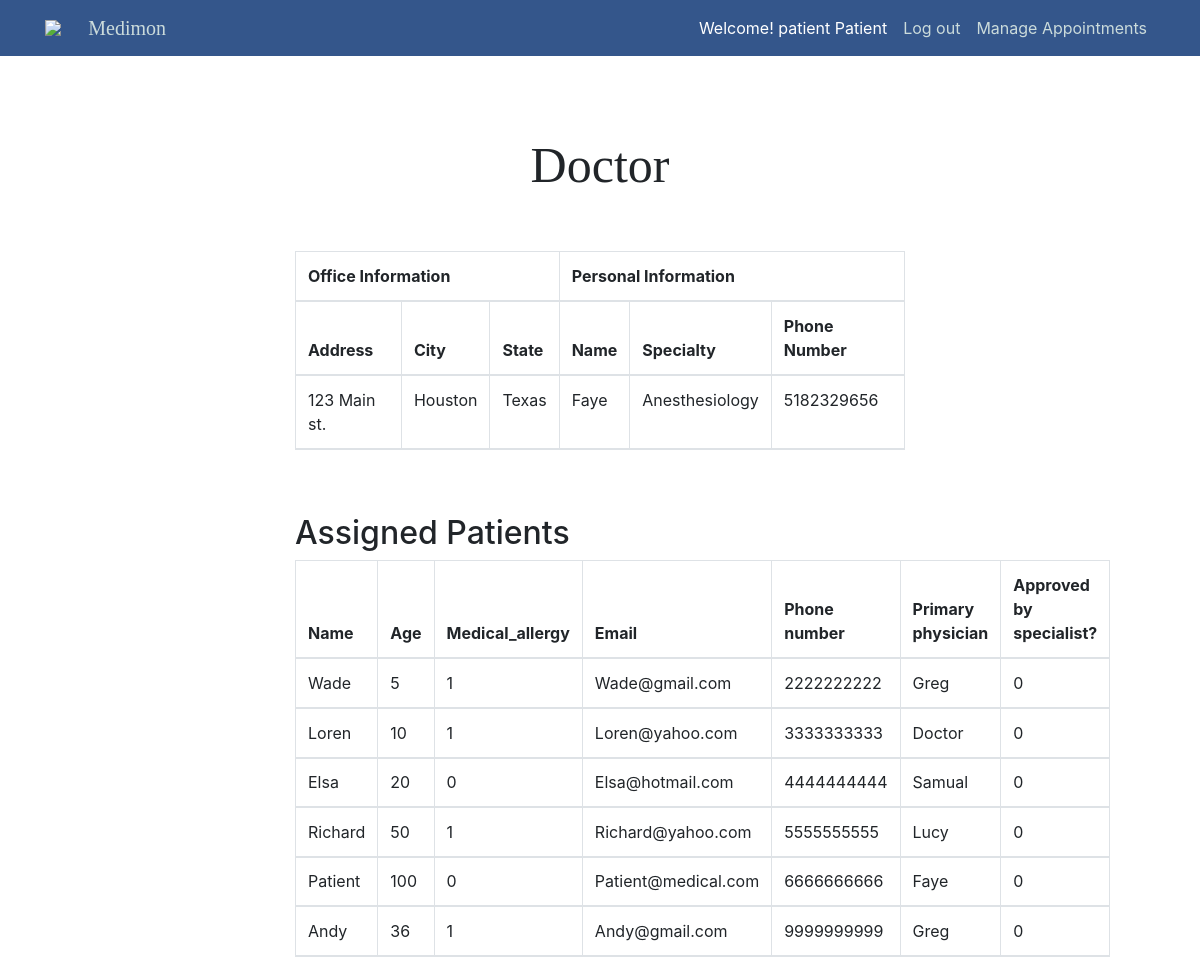
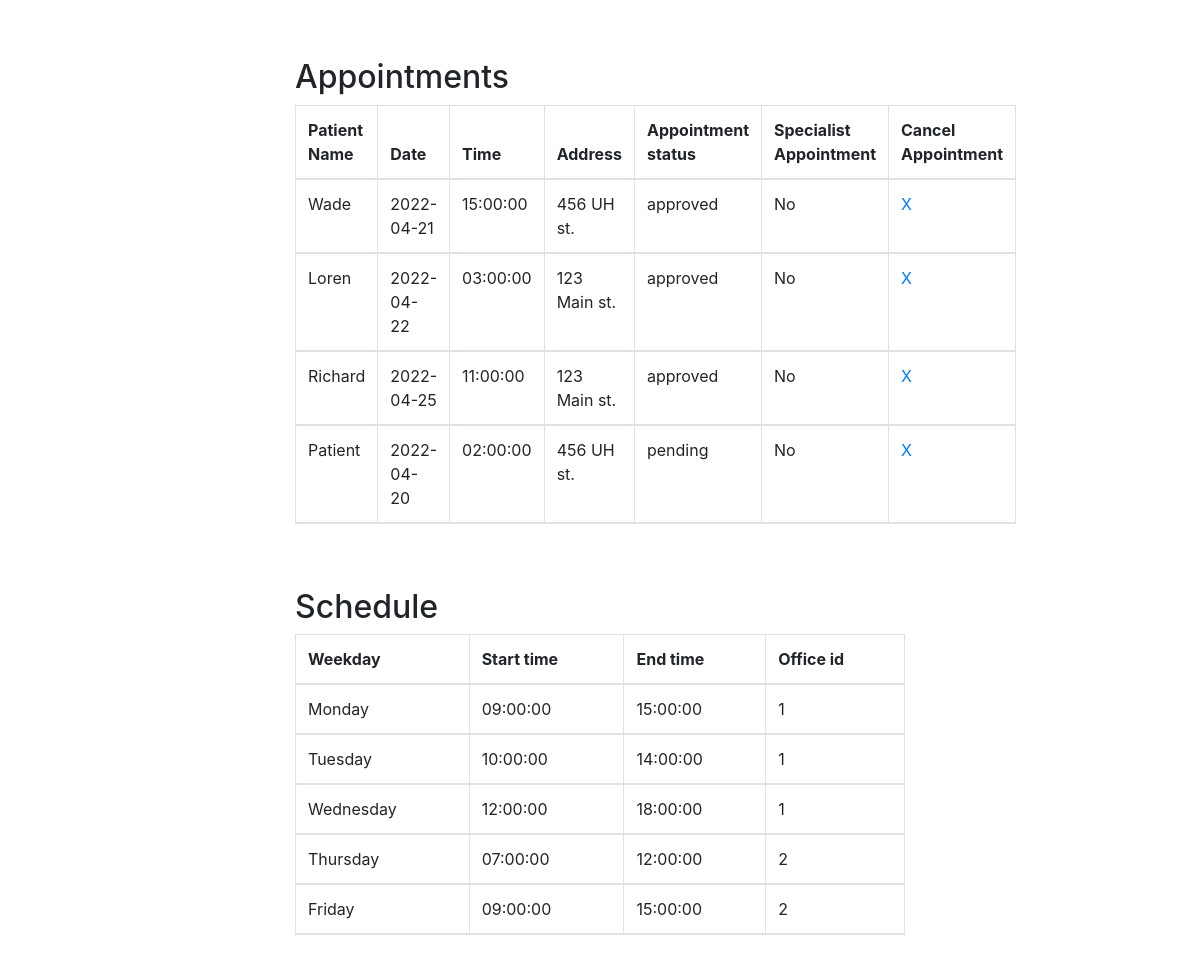
The page /doctorPages/doctorPage.php (signed in) on the database its author committed (2 pictures, top to bottom).
### tables this page shows
CREATE TABLE DOCTOR (
    Doctor_id      INT AUTO_INCREMENT,
    Office_id      INT,
    Speciality     VARCHAR(30),
    Name           VARCHAR(20),
    Password       VARCHAR(255) NOT NULL,
    Phone_number   CHAR(10) UNIQUE,
    PRIMARY KEY (Doctor_id),
    FOREIGN KEY (Office_id) REFERENCES OFFICE(Office_id) ON DELETE SET NULL
);

CREATE TABLE OFFICE (
    Office_id    INT AUTO_INCREMENT,
    Address      VARCHAR(30),
    City         VARCHAR(15),
    State        VARCHAR(15),
    Phone_number CHAR(10) UNIQUE,
    Open_time    TIME NOT NULL,
    Close_time   TIME NOT NULL,
    PRIMARY KEY  (Office_id)
);

CREATE TABLE PATIENT (
    Patient_id           INT AUTO_INCREMENT,
    Primary_physician_id INT,
    Specialist_approved  BOOLEAN,
    Specialist_check VARCHAR(8) NOT NULL DEFAULT "NA",
    Name                 VARCHAR(20) NOT NULL,
    Password             VARCHAR(255) NOT NULL,
    Phone_number         CHAR(10) UNIQUE NOT NULL,
    Email                VARCHAR(254) UNIQUE,
    Age                  INT,
    Medical_allergy      BOOLEAN NOT NULL DEFAULT false,
    Medical_Al_Description VARCHAR(100),
    PRIMARY KEY (Patient_id),
    FOREIGN KEY (Primary_physician_id) REFERENCES DOCTOR(Doctor_id) ON DELETE SET NULL
);

CREATE TABLE APPOINTMENT (
    Appointment_id        INT AUTO_INCREMENT,
    Patient_id            INT,
    Doctor_id             INT NOT NULL,
    Office_id             INT NOT NULL,
    Appointment_status_id INT NOT NULL DEFAULT 0,
    Appointment_status    VARCHAR(12) NOT NULL,
    Date                  DATE NOT NULL,
    Slotted_time          TIME NOT NULL,
    Specialist_status     BOOLEAN NOT NULL,
    PRIMARY KEY (Appointment_id),
    FOREIGN KEY (Patient_id) REFERENCES PATIENT(Patient_id) ON DELETE CASCADE,
    FOREIGN KEY (Doctor_id) REFERENCES DOCTOR(Doctor_id) ON DELETE CASCADE,
    FOREIGN KEY (Office_id) REFERENCES OFFICE(Office_id) ON DELETE CASCADE
);

CREATE TABLE WORK_INFO (
    Doctor_id  INT NOT NULL,
    Office_id  INT NOT NULL,
    Weekday    VARCHAR(10) CHECK(Weekday IN('Monday', 'Tuesday', 'Wednesday', 'Thursday', 'Friday', 'Saturday', 'Sunday')),
    Start_time TIME NOT NULL,
    End_time   TIME NOT NULL,
    PRIMARY    KEY (Doctor_id, Weekday),
    FOREIGN    KEY (Doctor_id) REFERENCES DOCTOR(Doctor_id) ON DELETE CASCADE
);

### doctorPages/doctorPage.php (the view, shortened to what this page needs)
<?php
require_once "../php/config.php";
$id = $_SESSION["id"];
$sql = "SELECT O.Address, O.City, O.State, D.Name, D.Speciality, D.Phone_number FROM DOCTOR AS D LEFT JOIN OFFICE AS O ON D.Office_id = O.Office_id WHERE Doctor_id = '$id'";
$result = mysqli_query($db, $sql);
$tableResult = "";
if ($result->num_rows > 0) {
  $tableResult = "<tr>";
  while($row = $result-> fetch_assoc()) {
    $spec = $row['Speciality'];
    $tableResult .= "<td>" . $row["Address"] . "</td><td>" . $row["City"] . "</td><td>" . $row["State"] . "</td><td>" . $row["Name"] . "</td><td>" . $spec .  "</td><td>" . $row["Phone_number"] . "</td>";
  }
  $tableResult .= "</tr>";
}
$sql = "SELECT P.Name, P.Age, P.Medical_allergy, P.Email, P.Phone_number, D.Name AS Doctor_name, P.Specialist_approved FROM PATIENT AS P
LEFT JOIN DOCTOR AS D
ON P.Primary_physician_id = D.Doctor_id;";
$result = mysqli_query($db, $sql);
$PtableResult = "";
if ($result->num_rows > 0) {
  while($row = $result-> fetch_assoc()) {
    $PtableResult .= "<tr>". "<td>" . $row["Name"] . "</td><td>"  . $row["Age"] . "</td><td>" . $row["Medical_allergy"] . "</td><td>" . $row["Email"] . "</td><td>" . $row["Phone_number"] . "</td><td>" . $row["Doctor_name"] . "</td><td>" . $row["Specialist_approved"] . "</td>". "<tr>";
  }
}
$sql = "SELECT P.Name AS Patient_name, A.Appointment_id, A.Date, A.Slotted_time, O.Address, A.Appointment_status, Specialist_status FROM APPOINTMENT AS A
LEFt JOIN OFFICE AS O ON A.Office_id = O.Office_id
LEFT JOIN PATIENT AS P ON P.Patient_id = A.Patient_id
LEFT JOIN DOCTOR AS D ON D.Doctor_id = A.Doctor_id
WHERE A.Doctor_id = '$id';";
$result = mysqli_query($db, $sql);
$APtableResult = "";
if ($result->num_rows > 0) {
  while($row = $result-> fetch_assoc()) {
    $approved = 'No';
    $APtableResult .= "<tr>". "<td>" . $row["Patient_name"] . "</td><td>"  . $row["Date"] . "</td><td>" . $row["Slotted_time"] . "</td><td>" . $row["Address"] . "</td><td>" . $row["Appointment_status"] . "</td><td>" . $approved . "</td><td>
    <a href='../doctorPages/doctorPage.php?delete_id=" . $row["Appointment_id"] . "'>X</a>
    </td>". "</tr>";
  }
}
$SPtableResult = "";
$weekdays = [
  "Monday",
  "Tuesday",
  "Wednesday",
  "Thursday",
  "Friday"
];
foreach ($weekdays as $weekday) {
  $sql = "SELECT * FROM WORK_INFO WHERE Doctor_id = '$id' AND Weekday = '$weekday'";
  $result = mysqli_query($db, $sql);
  $row = $result -> fetch_assoc();
  $SPtableResult .= "<tr>";
  $SPtableResult .= "<td>" . $weekday . "</td><td>"  . $row["Start_time"] . "</td><td>" . $row["End_time"] . "</td><td>" . $row["Office_id"] . "</td>";
  $SPtableResult .= "</tr>";
}
?>
<!doctype html>
<html lang="en">
<head>
  <link rel="stylesheet" href="../css/style.css">
  <link rel="stylesheet" href="https://stackpath.bootstrapcdn.com/bootstrap/4.3.1/css/bootstrap.min.css"
>
</head>
<?php include_once("../php/header.php"); ?>
<section id="Doctors">
  <div class="main-container">
    <div class="main-wrap">
      <div class="text-center" id="Doctor-header">Doctor</div>
      <div class="container-fluid">
        <div class="row justify-content-center my-5">
          <div class="col-10">
            <table class="table table-bordered">
              <thead class="thead">
                <tr>
                  <th colspan='3'>Office Information</th>
                  <th colspan='3'>Personal Information</th>
                </tr>
                <tr>
                  <th>Address</th>
                  <th>City</th>
                  <th>State</th>
                  <th>Name</th>
                  <th>Specialty</th>
                  <th>Phone Number</th>
                </tr>
                <?php echo $tableResult;?>
              </thead>
            </table>
            <br><br>
            <h2>Assigned Patients</h2>
            <table class="table table-bordered">
              <thead class="thead">
                <tr>
                  <th>Name</th>
                  <th>Age</th>
                  <th>Medical_allergy</th>
                  <th>Email</th>
                  <th>Phone number</th>
                  <th>Primary physician</th>
                  <th>Approved by specialist?</th>
                </tr>
                <?php echo $PtableResult;?>
              </thead>
            </table>
            <br><br>
            <h2>Appointments</h2>
            <table class="table table-bordered">
              <thead class="thead">
                <tr>
                  <th>Patient Name</th>
                  <th>Date</th>
                  <th>Time</th>
                  <th>Address</th>
                  <th>Appointment status</th>
                  <th>Specialist Appointment</th>
                  <th>Cancel Appointment</th>
                </tr>
                <?php echo $APtableResult;?>
              </thead>
            </table>
            <br><br>
            <h2>Schedule</h2>
            <table class="table table-bordered">
              <thead class="thead">
                <tr>
                  <th>Weekday</th>
                  <th>Start time</th>
                  <th>End time</th>
                  <th>Office id</th>
                </tr>
                <?php echo $SPtableResult;?>
              </thead>
            </table>
          </div>
        </div>
      </div>
    </div>
  </div>
</section>
</body>
</html>

### css/style.css (style rules this page uses)
html { height: 100%; }
.main-container { width:100%; display:flex; flex-direction:column; align-items:center; margin-top: 21px; margin-top: 21px; height: 150%; }
.main-container .main-wrap { width:768px; margin-top: 30px; }
.main-container { background-color: #ffffff; height: 700px; }
#Doctor-header { margin-top: 10%; margin-bottom: 20px; font-family:Cambria, Cochin, Georgia, Times, 'Times New Roman', serif; font: bold; font-size: 50px; }
* { padding: 0px; margin: 0px; box-sizing: border-box; }
table { width: 600px; }

### rows shown on the page
doctor: Office.Address "123 Main st.", Office.City "Houston", Office.State "Texas", Name "Faye", Speciality "Anesthesiology", Phone_number "5182329656"
patient: Name "Wade", Age "5", Medical_allergy "1", Email "Wade@gmail.com", Phone_number "2222222222", Primary_physician.Name "Greg", Specialist_approved "0"
patient: Name "Loren", Age "10", Medical_allergy "1", Email "Loren@yahoo.com", Phone_number "3333333333", Primary_physician.Name "Doctor", Specialist_approved "0"
patient: Name "Elsa", Age "20", Medical_allergy "0", Email "Elsa@hotmail.com", Phone_number "4444444444", Primary_physician.Name "Samual", Specialist_approved "0"
patient: Name "Richard", Age "50", Medical_allergy "1", Email "Richard@yahoo.com", Phone_number "5555555555", Primary_physician.Name "Lucy", Specialist_approved "0"
patient: Name "Patient", Age "100", Medical_allergy "0", Email "Patient@medical.com", Phone_number "6666666666", Primary_physician.Name "Faye", Specialist_approved "0"
patient: Name "Andy", Age "36", Medical_allergy "1", Email "Andy@gmail.com", Phone_number "9999999999", Primary_physician.Name "Greg", Specialist_approved "0"
appointment: Patient.Name "Wade", Date "2022-04-21", Slotted_time "15:00:00", Office.Address "456 UH st.", Appointment_status "approved", approved "No"
appointment: Patient.Name "Loren", Date "2022-04-22", Slotted_time "03:00:00", Office.Address "123 Main st.", Appointment_status "approved", approved "No"
appointment: Patient.Name "Richard", Date "2022-04-25", Slotted_time "11:00:00", Office.Address "123 Main st.", Appointment_status "approved", approved "No"
appointment: Patient.Name "Patient", Date "2022-04-20", Slotted_time "02:00:00", Office.Address "456 UH st.", Appointment_status "pending", approved "No"
work_info: weekday "Monday", Start_time "09:00:00", End_time "15:00:00", Office "1"
work_info: weekday "Tuesday", Start_time "10:00:00", End_time "14:00:00", Office "1"
work_info: weekday "Wednesday", Start_time "12:00:00", End_time "18:00:00", Office "1"
work_info: weekday "Thursday", Start_time "07:00:00", End_time "12:00:00", Office "2"
work_info: weekday "Friday", Start_time "09:00:00", End_time "15:00:00", Office "2"

### other values the page prints
$typ "patient"
$name "Patient"
